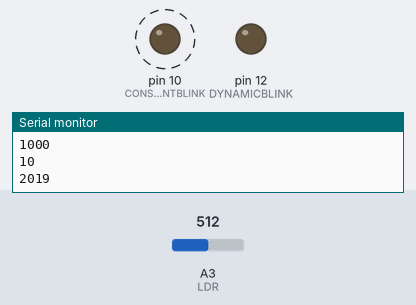
This sketch was run on a simulated Arduino Uno, built with avr-gcc and run on an emulated ATmega328P. Parts: output pins drawn as LEDs (lit = HIGH), the last lines printed to the serial monitor. Dashed ring = blinking. The test bench sets the inputs (shaded band); at power-on: A3 (LDR) = 512.

Above: at 1.2 s.
1.3 s: A3 (LDR) set to 122
4.3 s: A3 (LDR) set to 306
At 6.8 s:
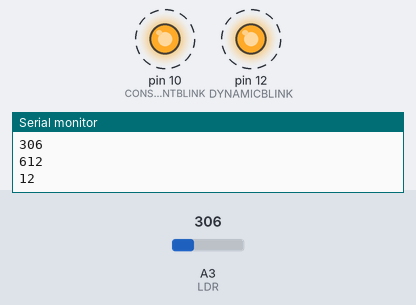
7.3 s: A3 (LDR) set to 716
At 8.0 s:
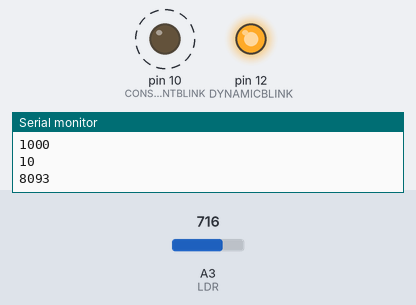
Timing chart, 0 to 11.6 s (numbered marks = the images above; inputs shaded):
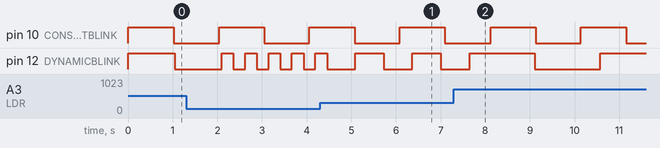

Measured:
- after the input at 4.3 s, pin 12 (DYNAMICBLINK): alternates HIGH for 0.64 s and LOW for 0.64 s, starting after 0.79 s
- by itself, pin 10 (CONSTANTBLINK): alternates HIGH for 1.0 s and LOW for 1.0 s
- by itself, pin 12 (DYNAMICBLINK): alternates HIGH for 0.26 s and LOW for 0.26 s

The sketch:

A5_5.1.ino
```cpp
// LED Pin 10 --> Periodendauer von 1s blinken (500ms an, 500ms aus)
 // LED Pin 12 --> Periodendauer abhängig von LDR an Pin A3
 // LDR: Wert von AD Wandler *2 --> Millisekunden (Bsp.: 748 gemessen, LED: 748ms an, 748ms aus)

const int CONSTANTBLINK = 10; // konstant blinkende LED (pink)
const int DYNAMICBLINK = 12; // LDR abhängige LED
const int LDR = A3; // Input für LDR wert

void setup() {

  // Input/Output
  pinMode(LDR, INPUT);
  pinMode(CONSTANTBLINK, OUTPUT);
  pinMode(DYNAMICBLINK, OUTPUT);

  // turn Serialterminal on
  Serial.begin(9600);

}

/**
 * LED togglen durch millis()
 * @param waittime int, Wert für die gewünschte Periodendauer in ms
 * @param led int, PIN für die zu toggelnde LED
 * @param toggletime long, Variable zum speichern der Togglezeit der LED
 */
void LEDtoggle(int waittime, int led, unsigned long *toggletime) {
  Serial.println(waittime,DEC);
  Serial.println(led, DEC);
  Serial.println(*toggletime,DEC);

  if(millis() >= *toggletime) {
    digitalWrite(led, !digitalRead(led));
    *toggletime = millis() + waittime;
  }

}
/**
 * Periodendauer in ms für blink LED berechnen, abhängig von Ausgabewertes eines Lichtwiderstandes
 */
int getPDfromLDR(int ldrpin) {
  int ldrWert = analogRead(ldrpin);                              // speichert analogwert von LDR
  Serial.println(ldrWert, DEC);                               // ausgabe LDR Wert (sanity check purpose)
  // umrechnung LDR Wert
  int dynamicLEDPeriodendauer = ldrWert * 2;

  return dynamicLEDPeriodendauer;
}

void loop() {

  // Zeitwert speicherung
  static unsigned long nexttoggleLEDconstant = 0;               // nächster Zeitpunkt konstant blinkende LED toggle
  static unsigned long nexttoggleLEDdynamic = 0;                // nächster Zeitpunkt LDR abhängige LED toggle

  // konstant blinkende LED
  LEDtoggle(1000,CONSTANTBLINK,&nexttoggleLEDconstant);

  // LDR abhängige LED
  int dynamicLEDPeriodendauer = getPDfromLDR(LDR);             // Abfrage LDR Wert
  LEDtoggle(dynamicLEDPeriodendauer, DYNAMICBLINK, &nexttoggleLEDdynamic); // toggeln der LED
}
```
